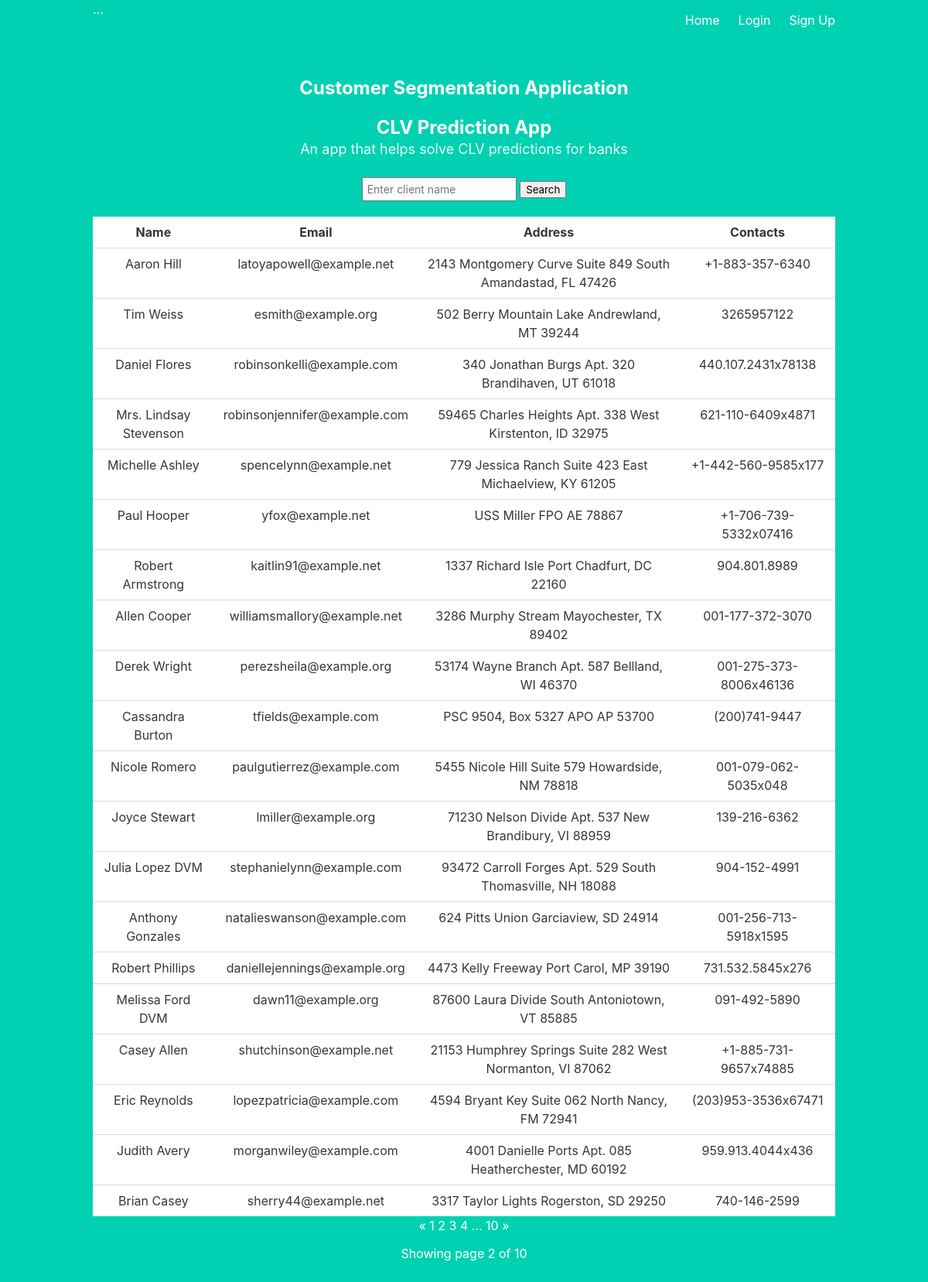
Screenshot of /?page=2 with the database file from the repository.
### project/models.py (models this page shows)
class Client(db.Model):
    id = db.Column(db.Integer, primary_key=True)
    name = db.Column(db.String(100))
    email = db.Column(db.String(100), unique=True)
    address = db.Column(db.String(200))
    contact_info = db.Column(db.String(100))
    transactions = db.relationship('CustomerTransaction', backref='client', lazy=True)

### project/main.py (the view)
@main.route('/')
def index():
    page = request.args.get('page', 1, type=int)
    page = request.args.get('page', 1, type=int)
    clients = Client.query.paginate(page=page, per_page=ROWS_PER_PAGE)
    return render_template('index.html',clients=clients)

### project/templates/index.html
{% extends "base.html" %}
{% block content %}
  <h1 class="title">Customer Segmentation Application</h1>
  <h1 class="title">CLV Prediction App</h1>
  <p class="subtitle">An app that helps solve CLV predictions for banks</p>
  <form class="search-form" method="POST" action="/search">
    <input type="text" name="client_name" placeholder="Enter client name">
    <input type="submit" value="Search">
  </form>
  <table class="table table-sm table-borderless mb-0">
    <tr>
      <th>Name</th>
      <th>Email</th>
      <th>Address</th>
      <th>Contacts</th>
    </tr>
    {% for client in clients %}
      <tr>
        <td>{{ client.name }}</td>
        <td>{{ client.email }}</td>
        <td>{{ client.address }}</td>
        <td>{{ client.contact_info }}</td>
      </tr>
    {% endfor %}
  </table>
  <div class="text-right">
    <a href="{{ url_for('main.index', page=clients.prev_num) }}" class="btn btn-outline-dark {% if clients.page == 1 %}disabled{% endif %}">
      &laquo;
    </a>
    {% for page_num in clients.iter_pages(left_edge=1, right_edge=1, left_current=1, right_current=2) %}
      {% if page_num %}
        {% if clients.page == page_num %}
          <a href="{{ url_for('main.index', page=page_num) }}" class="btn btn-dark">
            {{ page_num }}
          </a>
        {% else %}
          <a href="{{ url_for('main.index', page=page_num) }}" class="btn btn-outline-dark">
            {{ page_num }}
          </a>
        {% endif %}
      {% else %}
        ...
      {% endif %}
    {% endfor %}
    <a href="{{ url_for('main.index', page=clients.next_num) }}" class="btn btn-outline-dark {% if clients.page == clients.pages %}disabled{% endif %}">
      &raquo;
    </a>
  </div>
  <p class="text-right mt-3">
    Showing page {{ clients.page }} of {{ clients.pages }}
  </p>
{% endblock %}

### project/templates/base.html (style rules this page uses)
.title { font-size: 24px; font-weight: bold; margin-bottom: 10px; }
.subtitle { font-size: 18px; margin-bottom: 20px; }
.search-form { margin-bottom: 20px; }
.search-form input[type="text"] { width: 200px; padding: 5px; font-size: 14px; }
table { border-collapse: collapse; width: 100%; }
th, td { border: 1px solid #ddd; padding: 8px; text-align: left; }

### rows the page displays
Client: name "Aaron Hill", email "latoyapowell@example.net", address "2143 Montgomery Curve Suite 849 South Amandastad, FL 47426", contact_info "+1-883-357-6340"
Client: name "Tim Weiss", email "esmith@example.org", address "502 Berry Mountain Lake Andrewland, MT 39244", contact_info "3265957122"
Client: name "Daniel Flores", email "robinsonkelli@example.com", address "340 Jonathan Burgs Apt. 320 Brandihaven, UT 61018", contact_info "440.107.2431x78138"
Client: name "Mrs. Lindsay Stevenson", email "robinsonjennifer@example.com", address "59465 Charles Heights Apt. 338 West Kirstenton, ID 32975", contact_info "621-110-6409x4871"
Client: name "Michelle Ashley", email "spencelynn@example.net", address "779 Jessica Ranch Suite 423 East Michaelview, KY 61205", contact_info "+1-442-560-9585x177"
Client: name "Paul Hooper", email "yfox@example.net", address "USS Miller FPO AE 78867", contact_info "+1-706-739-5332x07416"
Client: name "Robert Armstrong", email "kaitlin91@example.net", address "1337 Richard Isle Port Chadfurt, DC 22160", contact_info "904.801.8989"
Client: name "Allen Cooper", email "williamsmallory@example.net", address "3286 Murphy Stream Mayochester, TX 89402", contact_info "001-177-372-3070"
Client: name "Derek Wright", email "perezsheila@example.org", address "53174 Wayne Branch Apt. 587 Bellland, WI 46370", contact_info "001-275-373-8006x46136"
Client: name "Cassandra Burton", email "tfields@example.com", address "PSC 9504, Box 5327 APO AP 53700", contact_info "(200)741-9447"
Client: name "Nicole Romero", email "paulgutierrez@example.com", address "5455 Nicole Hill Suite 579 Howardside, NM 78818", contact_info "001-079-062-5035x048"
Client: name "Joyce Stewart", email "lmiller@example.org", address "71230 Nelson Divide Apt. 537 New Brandibury, VI 88959", contact_info "139-216-6362"
Client: name "Julia Lopez DVM", email "stephanielynn@example.com", address "93472 Carroll Forges Apt. 529 South Thomasville, NH 18088", contact_info "904-152-4991"
Client: name "Anthony Gonzales", email "natalieswanson@example.com", address "624 Pitts Union Garciaview, SD 24914", contact_info "001-256-713-5918x1595"
Client: name "Robert Phillips", email "daniellejennings@example.org", address "4473 Kelly Freeway Port Carol, MP 39190", contact_info "731.532.5845x276"
Client: name "Melissa Ford DVM", email "dawn11@example.org", address "87600 Laura Divide South Antoniotown, VT 85885", contact_info "091-492-5890"
Client: name "Casey Allen", email "shutchinson@example.net", address "21153 Humphrey Springs Suite 282 West Normanton, VI 87062", contact_info "+1-885-731-9657x74885"
Client: name "Eric Reynolds", email "lopezpatricia@example.com", address "4594 Bryant Key Suite 062 North Nancy, FM 72941", contact_info "(203)953-3536x67471"
Client: name "Judith Avery", email "morganwiley@example.com", address "4001 Danielle Ports Apt. 085 Heatherchester, MD 60192", contact_info "959.913.4044x436"
Client: name "Brian Casey", email "sherry44@example.net", address "3317 Taylor Lights Rogerston, SD 29250", contact_info "740-146-2599"

### other values shown
{{ page_num }} "1" "3" "4" "10"
{{ page_num }} "2"
{{ clients.page }} "2"
{{ clients.pages }} "10"
